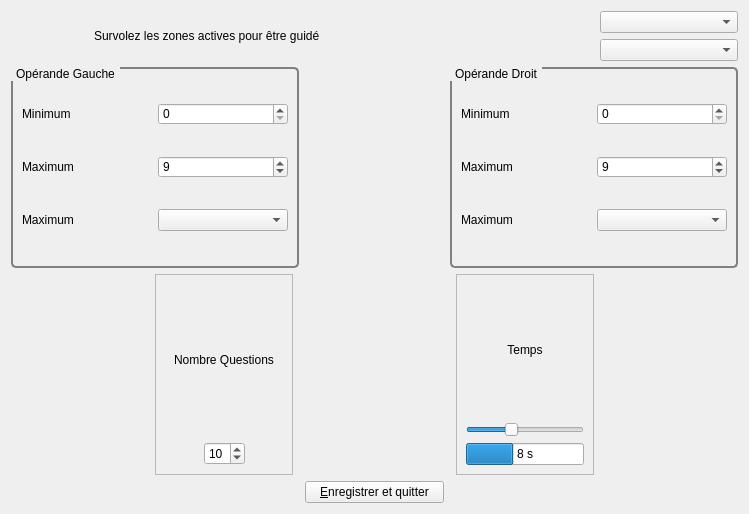
<?xml version="1.0" encoding="UTF-8"?>
<ui version="4.0">
 <class>Editeur</class>
 <widget class="QWidget" name="Editeur">
  <property name="geometry">
   <rect>
    <x>0</x>
    <y>0</y>
    <width>749</width>
    <height>514</height>
   </rect>
  </property>
  <property name="minimumSize">
   <size>
    <width>300</width>
    <height>200</height>
   </size>
  </property>
  <property name="maximumSize">
   <size>
    <width>1024</width>
    <height>550</height>
   </size>
  </property>
  <property name="windowTitle">
   <string>Editeur de niveau</string>
  </property>
  <property name="autoFillBackground">
   <bool>true</bool>
  </property>
  <layout class="QGridLayout" name="gridLayout_3">
   <item row="0" column="6">
    <widget class="QComboBox" name="cbNiveau">
     <property name="sizePolicy">
      <sizepolicy hsizetype="MinimumExpanding" vsizetype="Fixed">
       <horstretch>0</horstretch>
       <verstretch>0</verstretch>
      </sizepolicy>
     </property>
    </widget>
   </item>
   <item row="3" column="6">
    <spacer name="horizontalSpacer_4">
     <property name="orientation">
      <enum>Qt::Horizontal</enum>
     </property>
     <property name="sizeHint" stdset="0">
      <size>
       <width>40</width>
       <height>20</height>
      </size>
     </property>
    </spacer>
   </item>
   <item row="3" column="3" colspan="2">
    <spacer name="horizontalSpacer_5">
     <property name="orientation">
      <enum>Qt::Horizontal</enum>
     </property>
     <property name="sizeHint" stdset="0">
      <size>
       <width>40</width>
       <height>20</height>
      </size>
     </property>
    </spacer>
   </item>
   <item row="1" column="6">
    <widget class="QComboBox" name="cbOperation">
     <property name="sizePolicy">
      <sizepolicy hsizetype="MinimumExpanding" vsizetype="Fixed">
       <horstretch>0</horstretch>
       <verstretch>0</verstretch>
      </sizepolicy>
     </property>
    </widget>
   </item>
   <item row="3" column="1">
    <widget class="QFrame" name="frmNombreQuestions">
     <property name="frameShape">
      <enum>QFrame::StyledPanel</enum>
     </property>
     <layout class="QGridLayout" name="gridLayout_4">
      <item row="0" column="0" colspan="3">
       <widget class="QLabel" name="lblNombreBallons">
        <property name="text">
         <string>Nombre Questions</string>
        </property>
        <property name="alignment">
         <set>Qt::AlignCenter</set>
        </property>
       </widget>
      </item>
      <item row="1" column="0">
       <spacer name="horizontalSpacer">
        <property name="orientation">
         <enum>Qt::Horizontal</enum>
        </property>
        <property name="sizeHint" stdset="0">
         <size>
          <width>18</width>
          <height>20</height>
         </size>
        </property>
       </spacer>
      </item>
      <item row="1" column="1">
       <widget class="QSpinBox" name="spbNombreBallons">
        <property name="wrapping">
         <bool>true</bool>
        </property>
        <property name="minimum">
         <number>1</number>
        </property>
        <property name="maximum">
         <number>20</number>
        </property>
        <property name="value">
         <number>10</number>
        </property>
       </widget>
      </item>
      <item row="1" column="2">
       <spacer name="horizontalSpacer_2">
        <property name="orientation">
         <enum>Qt::Horizontal</enum>
        </property>
        <property name="sizeHint" stdset="0">
         <size>
          <width>18</width>
          <height>20</height>
         </size>
        </property>
       </spacer>
      </item>
     </layout>
    </widget>
   </item>
   <item row="3" column="5">
    <widget class="QFrame" name="frmTemps">
     <property name="frameShape">
      <enum>QFrame::StyledPanel</enum>
     </property>
     <layout class="QVBoxLayout" name="verticalLayout">
      <item>
       <widget class="QLabel" name="lblVitesse">
        <property name="text">
         <string>Temps</string>
        </property>
        <property name="alignment">
         <set>Qt::AlignCenter</set>
        </property>
       </widget>
      </item>
      <item>
       <widget class="QSlider" name="sldVitesse">
        <property name="minimum">
         <number>1</number>
        </property>
        <property name="maximum">
         <number>20</number>
        </property>
        <property name="value">
         <number>8</number>
        </property>
        <property name="orientation">
         <enum>Qt::Horizontal</enum>
        </property>
       </widget>
      </item>
      <item>
       <widget class="QProgressBar" name="pbVitesse">
        <property name="maximum">
         <number>20</number>
        </property>
        <property name="value">
         <number>8</number>
        </property>
        <property name="format">
         <string>%v s</string>
        </property>
       </widget>
      </item>
     </layout>
    </widget>
   </item>
   <item row="2" column="3">
    <spacer name="horizontalSpacer_6">
     <property name="orientation">
      <enum>Qt::Horizontal</enum>
     </property>
     <property name="sizeHint" stdset="0">
      <size>
       <width>40</width>
       <height>20</height>
      </size>
     </property>
    </spacer>
   </item>
   <item row="2" column="4" colspan="3">
    <widget class="QGroupBox" name="gbNbDroite">
     <property name="sizePolicy">
      <sizepolicy hsizetype="MinimumExpanding" vsizetype="Preferred">
       <horstretch>0</horstretch>
       <verstretch>0</verstretch>
      </sizepolicy>
     </property>
     <property name="styleSheet">
      <string notr="true"> QGroupBox {
     background-color: qlineargradient(x1: 0, y1: 0, x2: 0, y2: 1,
                                       stop: 0 #E0E0E0, stop: 1 #FFFFFF);
     border: 2px solid gray;
     border-radius: 5px;
     margin-top: 1ex; /* leave space at the top for the title */
 }

 QGroupBox::title {
     subcontrol-origin: margin;
     padding: 0 3px;
   
 }</string>
     </property>
     <property name="title">
      <string>Opérande Droit</string>
     </property>
     <layout class="QGridLayout" name="gridLayout_2">
      <item row="0" column="0">
       <widget class="QLabel" name="lblDMin">
        <property name="text">
         <string>Minimum</string>
        </property>
       </widget>
      </item>
      <item row="0" column="1">
       <widget class="QSpinBox" name="spbDMin">
        <property name="maximum">
         <number>99</number>
        </property>
       </widget>
      </item>
      <item row="1" column="0">
       <widget class="QLabel" name="lblDMax">
        <property name="text">
         <string>Maximum</string>
        </property>
       </widget>
      </item>
      <item row="1" column="1">
       <widget class="QSpinBox" name="spbDMax">
        <property name="maximum">
         <number>99</number>
        </property>
        <property name="value">
         <number>9</number>
        </property>
       </widget>
      </item>
      <item row="2" column="0">
       <widget class="QLabel" name="lblDMax_2">
        <property name="text">
         <string>Maximum</string>
        </property>
       </widget>
      </item>
      <item row="2" column="1">
       <widget class="QComboBox" name="cbMaxD"/>
      </item>
     </layout>
    </widget>
   </item>
   <item row="3" column="0">
    <spacer name="horizontalSpacer_3">
     <property name="orientation">
      <enum>Qt::Horizontal</enum>
     </property>
     <property name="sizeHint" stdset="0">
      <size>
       <width>40</width>
       <height>20</height>
      </size>
     </property>
    </spacer>
   </item>
   <item row="2" column="0" colspan="3">
    <widget class="QGroupBox" name="gbNbGauche">
     <property name="sizePolicy">
      <sizepolicy hsizetype="MinimumExpanding" vsizetype="Preferred">
       <horstretch>0</horstretch>
       <verstretch>0</verstretch>
      </sizepolicy>
     </property>
     <property name="styleSheet">
      <string notr="true"> QGroupBox {
     background-color: qlineargradient(x1: 0, y1: 0, x2: 0, y2: 1,
                                       stop: 0 #E0E0E0, stop: 1 #FFFFFF);
     border: 2px solid gray;
     border-radius: 5px;
     margin-top: 1ex; /* leave space at the top for the title */
 }

 QGroupBox::title {
     subcontrol-origin: margin;
     padding: 0 3px;
   
 }</string>
     </property>
     <property name="title">
      <string>Opérande Gauche</string>
     </property>
     <layout class="QGridLayout" name="gridLayout">
      <item row="0" column="0">
       <widget class="QLabel" name="lblGMin">
        <property name="text">
         <string>Minimum</string>
        </property>
       </widget>
      </item>
      <item row="0" column="1">
       <widget class="QSpinBox" name="spbGMin">
        <property name="maximum">
         <number>99</number>
        </property>
       </widget>
      </item>
      <item row="1" column="0">
       <widget class="QLabel" name="lblGMax">
        <property name="text">
         <string>Maximum</string>
        </property>
       </widget>
      </item>
      <item row="1" column="1">
       <widget class="QSpinBox" name="spbGMax">
        <property name="maximum">
         <number>99</number>
        </property>
        <property name="value">
         <number>9</number>
        </property>
       </widget>
      </item>
      <item row="2" column="0">
       <widget class="QLabel" name="lblGMax_2">
        <property name="text">
         <string>Maximum</string>
        </property>
       </widget>
      </item>
      <item row="2" column="1">
       <widget class="QComboBox" name="cbMaxG"/>
      </item>
     </layout>
    </widget>
   </item>
   <item row="4" column="3">
    <widget class="QPushButton" name="btnQuitter">
     <property name="text">
      <string>&amp;Enregistrer et quitter</string>
     </property>
    </widget>
   </item>
   <item row="0" column="0" rowspan="2" colspan="6">
    <widget class="QLabel" name="lblHelp">
     <property name="styleSheet">
      <string notr="true">border: 1px black solid;
padding: 10 10 10 80px;
border-radius: 10px;
background: #ddf url(&quot;:/calculmental/editor/lapin&quot;) no-repeat;</string>
     </property>
     <property name="text">
      <string>Survolez les zones actives pour être guidé</string>
     </property>
     <property name="wordWrap">
      <bool>true</bool>
     </property>
     <property name="textInteractionFlags">
      <set>Qt::NoTextInteraction</set>
     </property>
    </widget>
   </item>
  </layout>
  <zorder>sldVitesse</zorder>
  <zorder>lblHelp</zorder>
  <zorder>horizontalSpacer_4</zorder>
  <zorder>cbNiveau</zorder>
  <zorder>cbOperation</zorder>
  <zorder>horizontalSpacer_5</zorder>
  <zorder>horizontalSpacer_3</zorder>
  <zorder>horizontalSpacer_6</zorder>
  <zorder>btnQuitter</zorder>
 </widget>
 <tabstops>
  <tabstop>spbGMin</tabstop>
  <tabstop>spbGMax</tabstop>
  <tabstop>spbDMin</tabstop>
  <tabstop>spbDMax</tabstop>
 </tabstops>
 <resources/>
 <connections/>
</ui>
